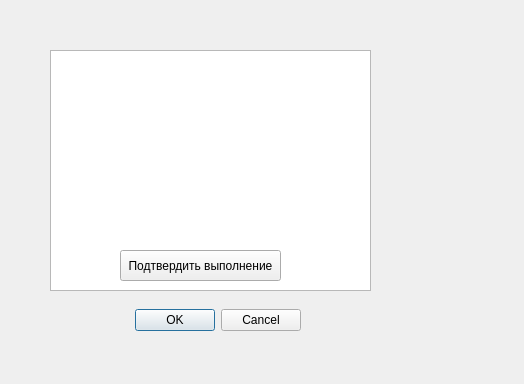
<?xml version="1.0" encoding="UTF-8"?>
<ui version="4.0">
 <class>DescWork</class>
 <widget class="QDialog" name="DescWork">
  <property name="geometry">
   <rect>
    <x>0</x>
    <y>0</y>
    <width>524</width>
    <height>384</height>
   </rect>
  </property>
  <property name="windowTitle">
   <string>Dialog</string>
  </property>
  <widget class="QTextBrowser" name="textBrowser">
   <property name="geometry">
    <rect>
     <x>50</x>
     <y>50</y>
     <width>321</width>
     <height>241</height>
    </rect>
   </property>
  </widget>
  <widget class="QDialogButtonBox" name="buttonBox">
   <property name="geometry">
    <rect>
     <x>40</x>
     <y>290</y>
     <width>261</width>
     <height>61</height>
    </rect>
   </property>
   <property name="standardButtons">
    <set>QDialogButtonBox::Cancel|QDialogButtonBox::Ok</set>
   </property>
  </widget>
  <widget class="QPushButton" name="acceptButton">
   <property name="geometry">
    <rect>
     <x>120</x>
     <y>250</y>
     <width>161</width>
     <height>31</height>
    </rect>
   </property>
   <property name="text">
    <string>Подтвердить выполнение</string>
   </property>
  </widget>
 </widget>
 <resources/>
 <connections/>
</ui>
